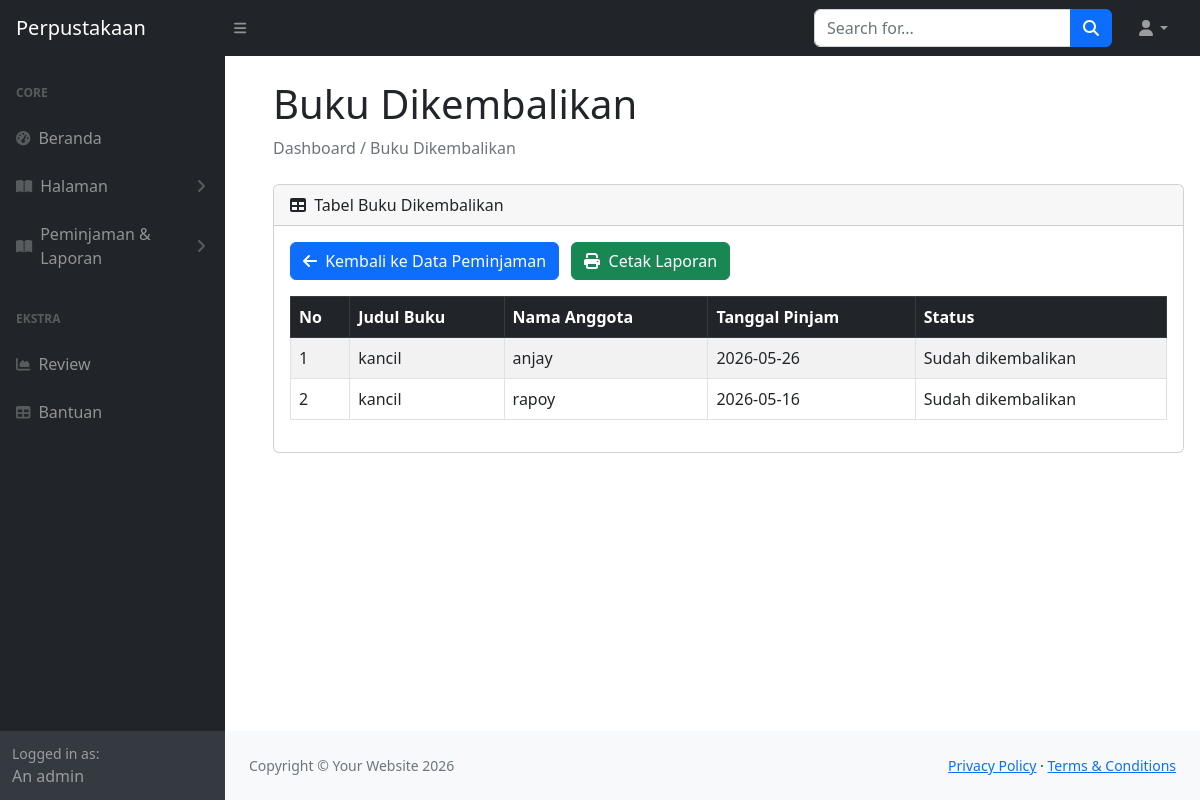
The page /templateperpustakaan1/admin/index.php?page=kembali (signed in) on the database its author committed.
### tables this page shows
CREATE TABLE `peminjaman` (
  `id_peminjaman` int(100) NOT NULL,
  `id_anggota` int(100) NOT NULL,
  `id_buku` int(100) NOT NULL,
  `tgl_peminjaman` varchar(100) NOT NULL,
  `status` varchar(30) NOT NULL DEFAULT 'Belum dikembalikan'
);

CREATE TABLE `buku` (
  `id_buku` int(11) NOT NULL,
  `Judul_Buku` varchar(100) NOT NULL,
  `Pengarang` varchar(100) NOT NULL,
  `Penerbit` varchar(100) NOT NULL,
  `Tahun_Terbit` varchar(100) NOT NULL,
  `Status` enum('di pinjam','di kembalikan','tersedia','') NOT NULL,
  `Foto` varchar(100) DEFAULT NULL
);

CREATE TABLE `anggota` (
  `id_anggota` int(100) NOT NULL,
  `nama_anggota` varchar(100) NOT NULL,
  `alamat` varchar(100) NOT NULL,
  `jenis_kelamin` enum('laki-laki','perempuan','','') NOT NULL,
  `email` varchar(100) NOT NULL,
  `password` varchar(100) NOT NULL
);

### templateperpustakaan1/admin/kembali.php (the view, shortened to what this page needs)
<?php
require_once __DIR__ . '/../koneksi.php';
$query = mysqli_query($conn, "SELECT peminjaman.*, peminjaman.Id_Peminjaman AS id_peminjaman, anggota.Nama_Anggota, buku.Judul_Buku FROM peminjaman INNER JOIN anggota ON anggota.Id_Anggota = peminjaman.Id_Anggota INNER JOIN buku ON buku.Id_Buku = peminjaman.Id_Buku WHERE peminjaman.status = 'Sudah dikembalikan'");
?>
<h1 class="mt-4 ms-5 me-3">Buku Dikembalikan</h1>
<div class="breadcrumb mb-4 ms-5 me-3">
    <span class="breadcrumb-item active">Dashboard / Buku Dikembalikan</span>
</div>
<div class="card mb-4 ms-5 me-3">
    <div class="card-header">
        <i class="fas fa-table me-1"></i>
        Tabel Buku Dikembalikan
    </div>
    <div class="card-body">
        <div class="mb-3">
            <a href="index.php?page=data_peminjaman" class="btn btn-primary no-print">
                <i class="fas fa-arrow-left me-1"></i> Kembali ke Data Peminjaman
            </a>
            <button type="button" class="btn btn-success no-print ms-2" onclick="window.print();">
                <i class="fas fa-print me-1"></i> Cetak Laporan
            </button>
        </div>
        <table class="table table-bordered table-striped">
            <thead class="table-dark">
                <tr>
                    <th>No</th>
                    <th>Judul Buku</th>
                    <th>Nama Anggota</th>
                    <th>Tanggal Pinjam</th>
                    <th>Status</th>
                </tr>
            </thead>
            <tbody>
                <?php if (mysqli_num_rows($query) === 0) : ?>
                    <tr>
                        <td colspan="5" class="text-center">Belum ada buku yang dikembalikan.</td>
                    </tr>
                <?php else : ?>
                    <?php $no = 1; while ($data = mysqli_fetch_assoc($query)) : ?>
                        <tr>
                            <td><?= $no++; ?></td>
                            <td><?= htmlspecialchars($data['Judul_Buku']); ?></td>
                            <td><?= htmlspecialchars($data['Nama_Anggota']); ?></td>
                            <td><?= htmlspecialchars($data['tgl_peminjaman']); ?></td>
                            <td><?= htmlspecialchars($data['status']); ?></td>
                        </tr>
                    <?php endwhile; ?>
                <?php endif; ?>
            </tbody>
        </table>
    </div>
</div>

### rows shown on the page
peminjaman: id_buku.Judul_Buku "kancil", id_anggota.nama_anggota "anjay", tgl_peminjaman "2026-05-26", status "Sudah dikembalikan"
peminjaman: id_buku.Judul_Buku "kancil", id_anggota.nama_anggota "rapoy", tgl_peminjaman "2026-05-16", status "Sudah dikembalikan"
